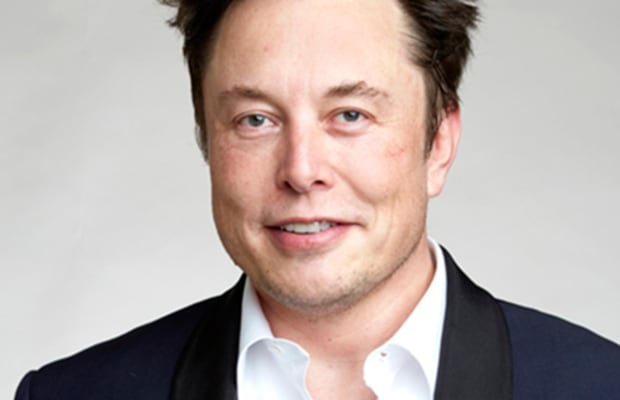
#> input picture elon.jpg, 620 x 400 px, found by its file name
$ jupyter execute ImageSketch.ipynb
#> lines starting #> are read from the running program, lines starting #| are printed output that depends on the picture
[cell 1]
import cv2

[cell 2]
img = cv2.imread('/home/akash/Desktop/elon.jpg')
#> img is the input picture: shape (400, 620, 3); mean B, G, R 166.1, 170.4, 183

[cell 3]
img_gray = cv2.cvtColor(img, cv2.COLOR_BGR2GRAY)
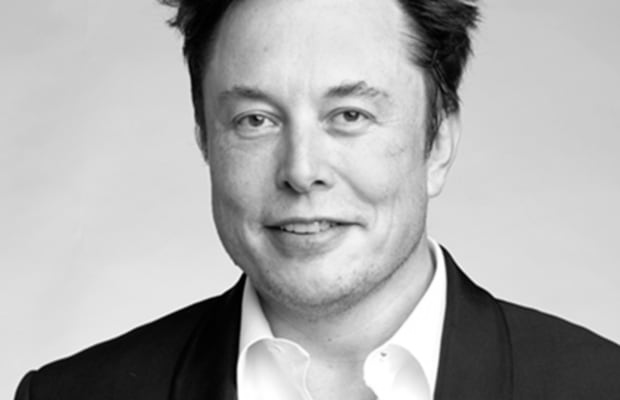
#> img_gray: shape (400, 620); min 0, max 255, mean 173.7

[cell 4]
inverted_gray = 255 - img_gray
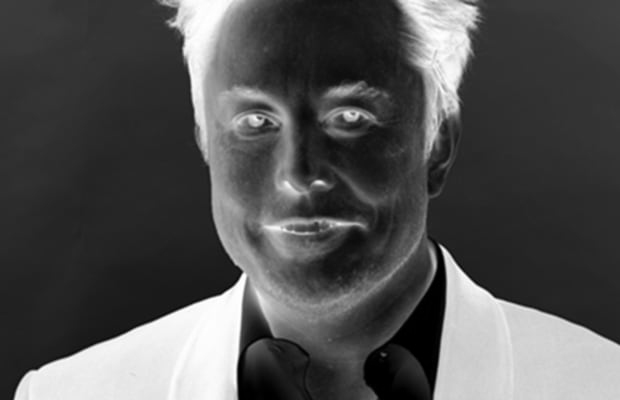
#> inverted_gray: shape (400, 620); min 0, max 255, mean 81.3

[cell 5]
blurred_img = cv2.GaussianBlur(inverted_gray, (21,21), 0)
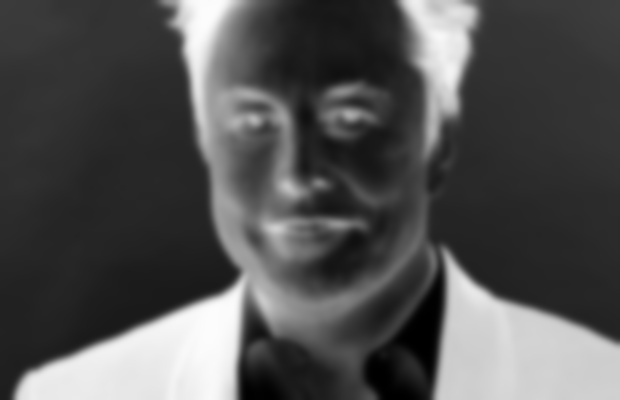
#> blurred_img: shape (400, 620); min 0, max 253, mean 81.3

[cell 6]
inverted_blurred = 255 - blurred_img
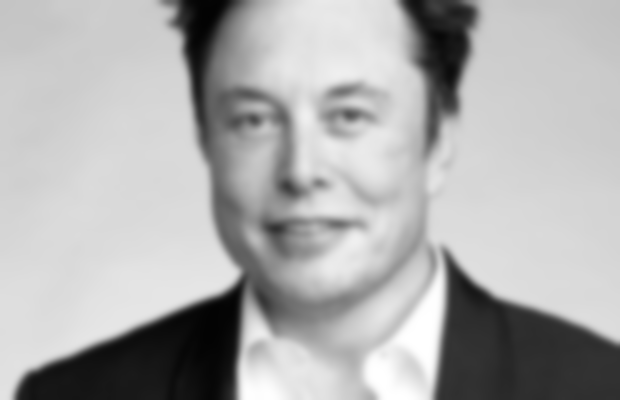
#> inverted_blurred: shape (400, 620); min 2, max 255, mean 173.7

[cell 7]
pencil_sketch = cv2.divide(img_gray,inverted_blurred,scale=256.0)
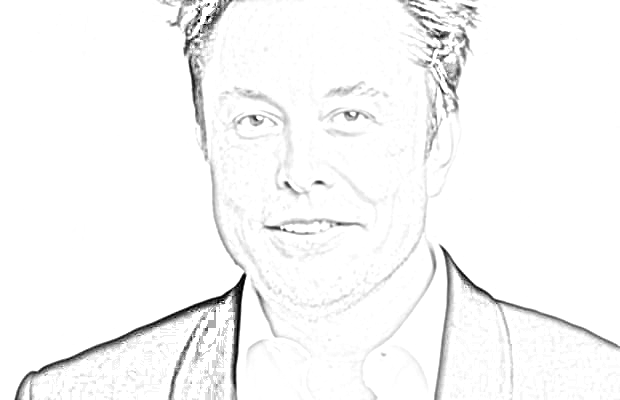
#> pencil_sketch: shape (400, 620); min 0, max 255, mean 247.6
